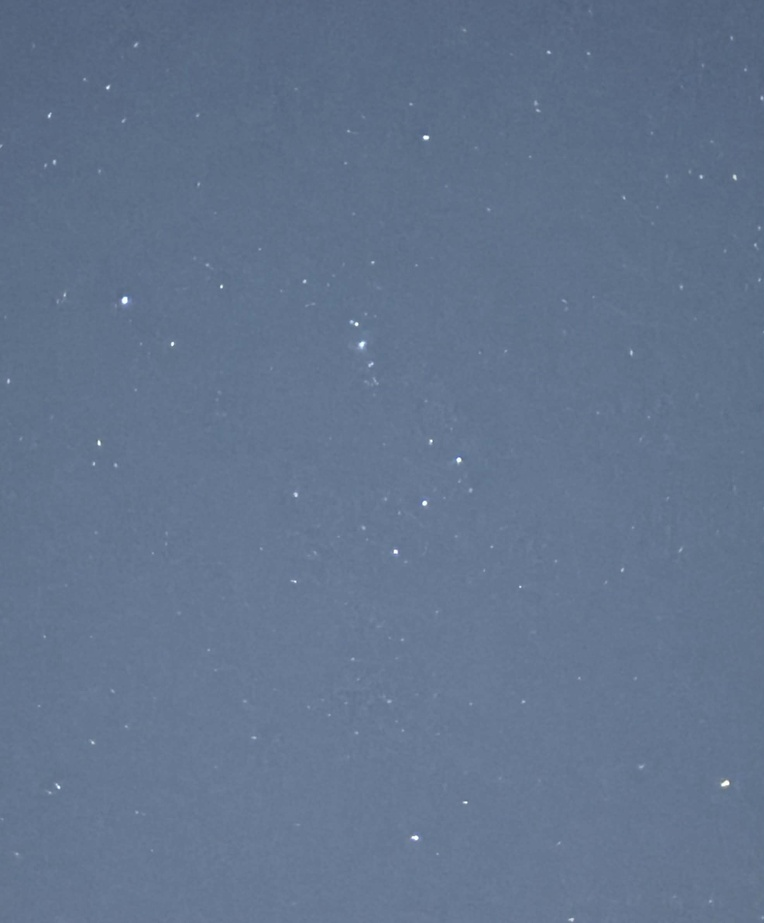
#> input picture identificator/pic/ea5e33a7-93ae-4caa-986e-395ae7d625f1.jfif, 764 x 923 px, shrunk from 1973 x 2383 before the run; its folder holds only this picture in this run
$ python -i star_detector.py   (imports and definitions only)
#> lines starting #> are read from the running program, lines starting #| are printed output that depends on the picture; after the words box and inside, x2 and y2 are one past the last pixel; in counts of white or black regions, pixels touching at a corner belong together
#> further down, picture is the input picture: shape (923, 764, 3); mean B, G, R 141.7, 116.2, 99.1
"""Star detection module (Python port of StarDetector.cpp/.h).

This module corresponds to the *Star Detector* block in your pipeline diagram.

Notes:
- Uses OpenCV (cv2) + NumPy.
- The uBody computation here matches the C++ placeholder: a simple pinhole
  model with assumed intrinsics (cx, cy, f). In a real system you should
  replace this with calibrated intrinsics + distortion correction.
"""

from __future__ import annotations

from dataclasses import dataclass
from typing import List, Optional, Tuple

import numpy as np

try:
    import cv2  # type: ignore
except ImportError as e:  # pragma: no cover
    raise ImportError(
        "OpenCV (cv2) is required for star_detector.py. Install with: pip install opencv-python"
    ) from e


@dataclass
class DetectedStar:
    # PRIMARY IDENTIFIER
    index: int
    uBody: np.ndarray  # shape (3,)

    # Support/intermediate data
    position: np.ndarray  # shape (2,) (x, y)
    intensity: float
    peak: int
    radius: float


def _normalize(v: np.ndarray, eps: float = 1e-12) -> np.ndarray:
    n = float(np.linalg.norm(v))
    if n < eps:
        raise ValueError("Cannot normalize near-zero vector")
    return v / n


def calculate_uBody(
    x: float,
    y: float,
    *,
    cx: float = 320.0,
    cy: float = 240.0,
    f: float = 500.0,
) -> np.ndarray:
    """Placeholder pinhole mapping from pixel (x,y) -> unit vector in camera/body frame.

    Mirrors the logic in the C++ demo:
        x_norm = (x - cx) / f
        y_norm = (y - cy) / f
        u = normalize([x_norm, y_norm, 1])

    Parameters are intentionally exposed so you can plug in your real intrinsics.
    """

    x_norm = (x - cx) / f
    y_norm = (y - cy) / f
    u = np.array([x_norm, y_norm, 1.0], dtype=float)
    return _normalize(u)


class StarDetector:
    """Detect stars by global thresholding + contouring + centroiding."""

    def __init__(self, sigma_threshold: float = 3.0, min_area: int = 2):
        self.sigma_threshold = float(sigma_threshold)
        self.min_area = int(min_area)

        # Default intrinsics used by calculate_uBody (same as C++ placeholder)
        self.cx = 320.0
        self.cy = 240.0
        self.f = 500.0

    def set_intrinsics(self, cx: float, cy: float, f: float) -> None:
        """Optional helper to set the intrinsics used for uBody."""
        self.cx = float(cx)
        self.cy = float(cy)
        self.f = float(f)

    def process(self, image: np.ndarray) -> List[DetectedStar]:
        """Run detection on an image.

        Args:
            image: Either grayscale (H,W) / (H,W,1) or BGR (H,W,3).

        Returns:
            List of DetectedStar objects.
        """

        # 1) Grayscale
        if image.ndim == 3 and image.shape[2] == 3:
            gray = cv2.cvtColor(image, cv2.COLOR_BGR2GRAY)
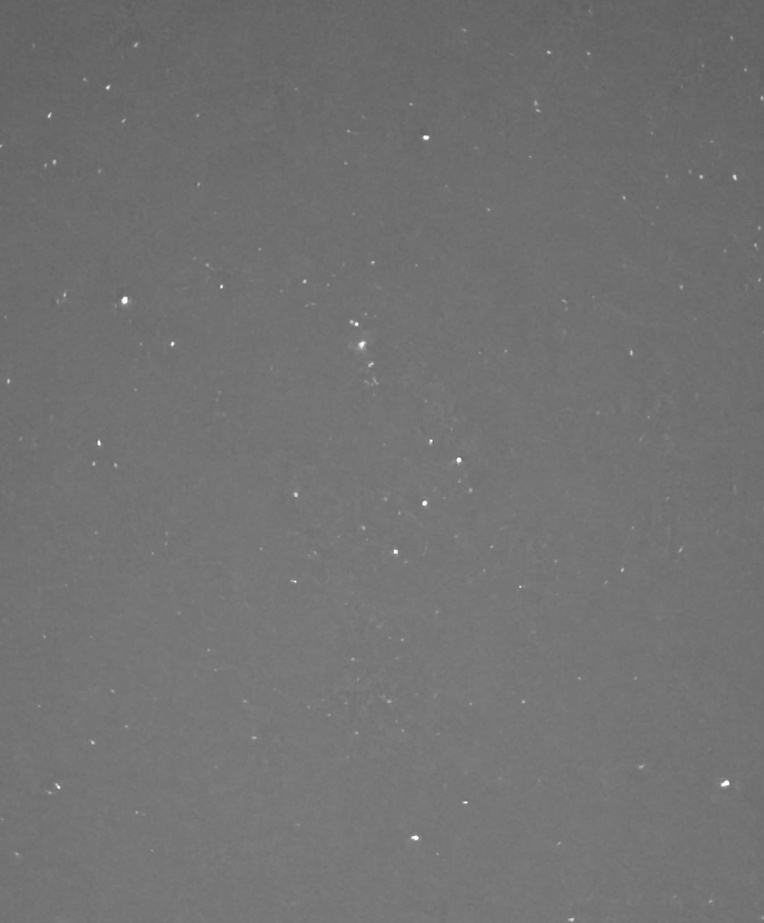
#> gray: shape (923, 764); min 93, max 254, mean 114
        elif image.ndim == 3 and image.shape[2] == 1:
            gray = image[:, :, 0].copy()
        else:
            gray = image.copy()

        if gray.dtype != np.uint8:
            # Keep consistent with the C++ flow where gray is 8-bit for thresholding.
            gray = np.clip(gray, 0, 255).astype(np.uint8)

        # 2) Global threshold: mean + sigma*std
        mean, std = cv2.meanStdDev(gray)
#> mean = [114]; std = [6.22]
        threshold_val = float(mean[0, 0] + self.sigma_threshold * std[0, 0])
#> threshold_val = 132.6
        threshold_val = min(threshold_val, 255.0)

        _, binary = cv2.threshold(gray, threshold_val, 255, cv2.THRESH_BINARY)
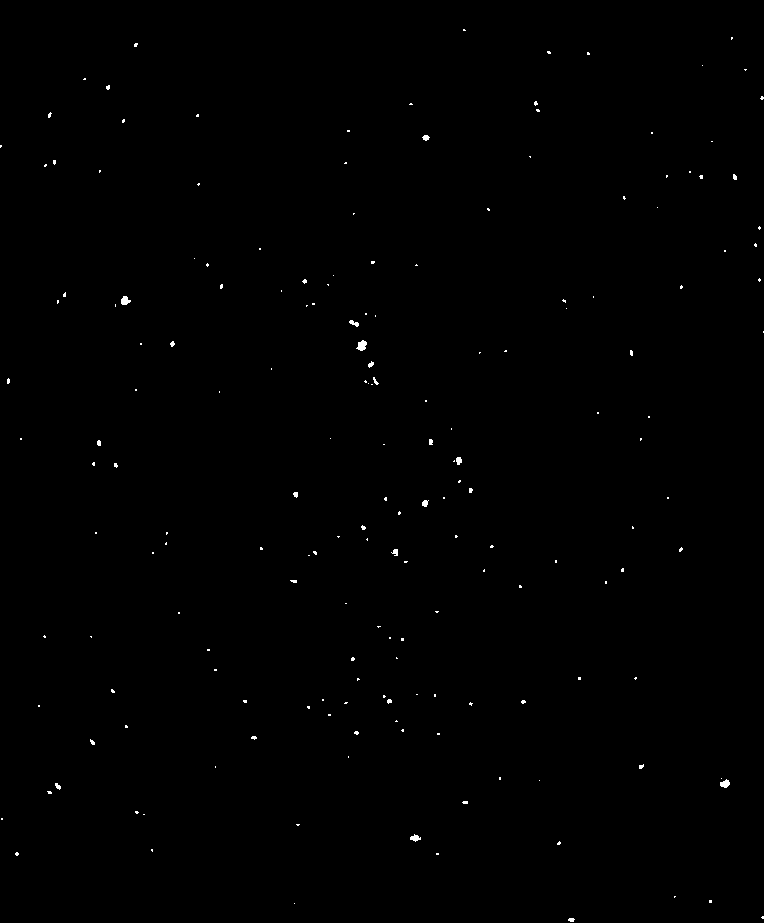
#> binary: shape (923, 764); 0.25% white in thin lines or dots

        # 3) Find contours
        contours, _hier = cv2.findContours(binary, cv2.RETR_EXTERNAL, cv2.CHAIN_APPROX_SIMPLE)
#> contours = 181 contours, 173 with area under 20; largest, box (x1, y1, x2, y2) and area: (356, 340, 367, 351) 62, (121, 296, 131, 305) 49, (720, 779, 730, 788) 47, (410, 834, 421, 842) 37, (456, 457, 462, 465) 27, (349, 320, 359, 327) 26, (422, 500, 429, 507) 24, (422, 135, 430, 141) 23

        detected: List[DetectedStar] = []
        star_id = 0

        # 4) For each contour: centroiding on ROI with local background subtraction
        for contour in contours:
            area = float(cv2.contourArea(contour))
            if area < self.min_area:
                continue

            x, y, w, h = cv2.boundingRect(contour)
            roi = gray[y : y + h, x : x + w]
            if roi.size == 0:
                continue

            roi_float = roi.astype(np.float32)
            bg_mean_roi = float(np.mean(roi_float))
            roi_sub = roi_float - bg_mean_roi
            roi_sub = np.maximum(roi_sub, 0.0)

            m00 = float(np.sum(roi_sub))
            if m00 == 0.0:
                continue

            # centroid
            # (m10, m01) equivalent: sum(x*I), sum(y*I) within ROI coords
            ys, xs = np.indices(roi_sub.shape)
            m10 = float(np.sum(xs * roi_sub))
            m01 = float(np.sum(ys * roi_sub))

            cx_local = m10 / m00
            cy_local = m01 / m00
            global_x = float(x + cx_local)
            global_y = float(y + cy_local)

            peak = int(np.max(roi))
            radius = float(np.sqrt(area / np.pi))

            u_body = calculate_uBody(global_x, global_y, cx=self.cx, cy=self.cy, f=self.f)

            detected.append(
                DetectedStar(
                    index=star_id,
                    uBody=u_body,
                    position=np.array([global_x, global_y], dtype=float),
                    intensity=m00,
                    peak=peak,
                    radius=radius,
                )
            )
            star_id += 1
#> this loop made 181 passes
#> contour on passes 40, 42, 43: [[322, 699], [322, 700], [323, 700], [323, 699]], [[434, 694], [434, 696], [435, 696], [435, 694]], [[416, 694], [417, 694]]

        return detected

>>> import cv2
>>> picture = cv2.imread('pic/ea5e33a7-93ae-4caa-986e-395ae7d625f1.jfif')
>>> result = StarDetector().process(picture)

$ run again, on identificator/pic/582c6e3a-69ee-41f7-8252-d1fc40381c92.png
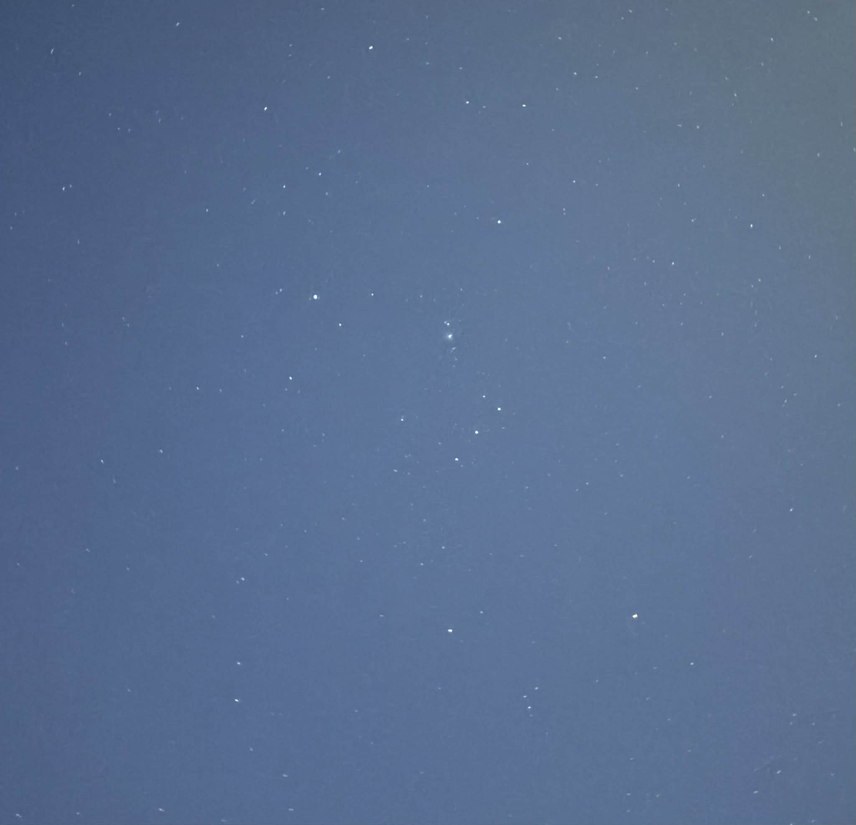
#> input picture identificator/pic/582c6e3a-69ee-41f7-8252-d1fc40381c92.png, 856 x 825 px, shrunk from 2048 x 1974 before the run
#> picture is the input picture: shape (825, 856, 3); mean B, G, R 143.8, 110.5, 89.7
#> in process, `gray = cv2.cvtColor(image, cv2.COLOR_BGR2GRAY)`:
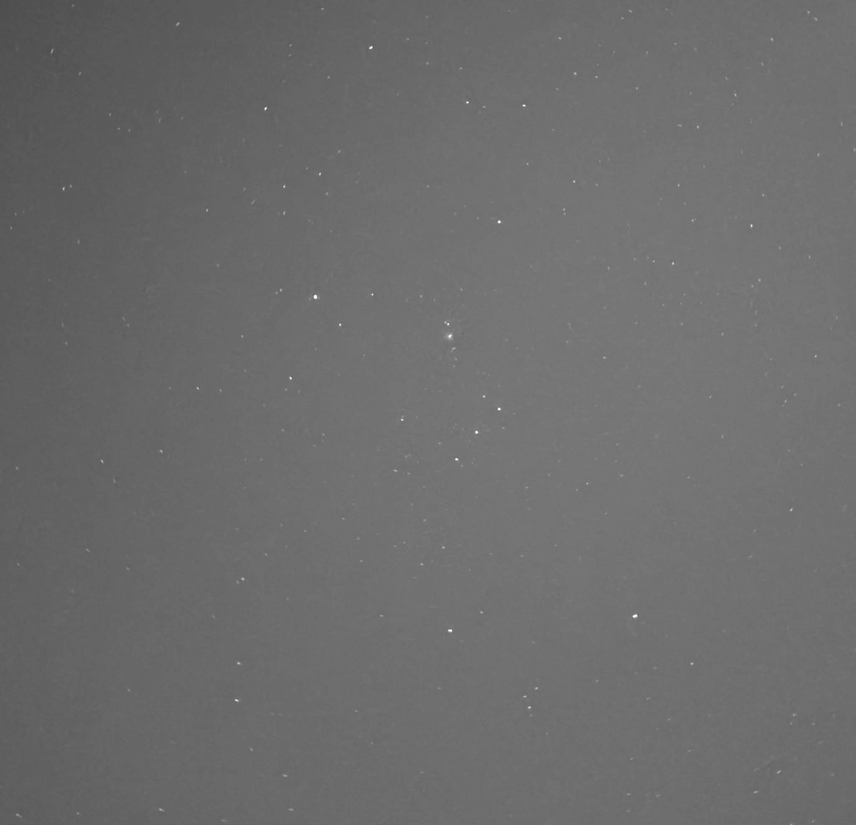
#> gray: shape (825, 856); min 76, max 255, mean 108.2
#> mean = [108.2]; std = [8.3]
#> threshold_val = 133.1
#> in process, `_, binary = cv2.threshold(gray, threshold_val, 255, cv2.THRESH_BINARY)`:
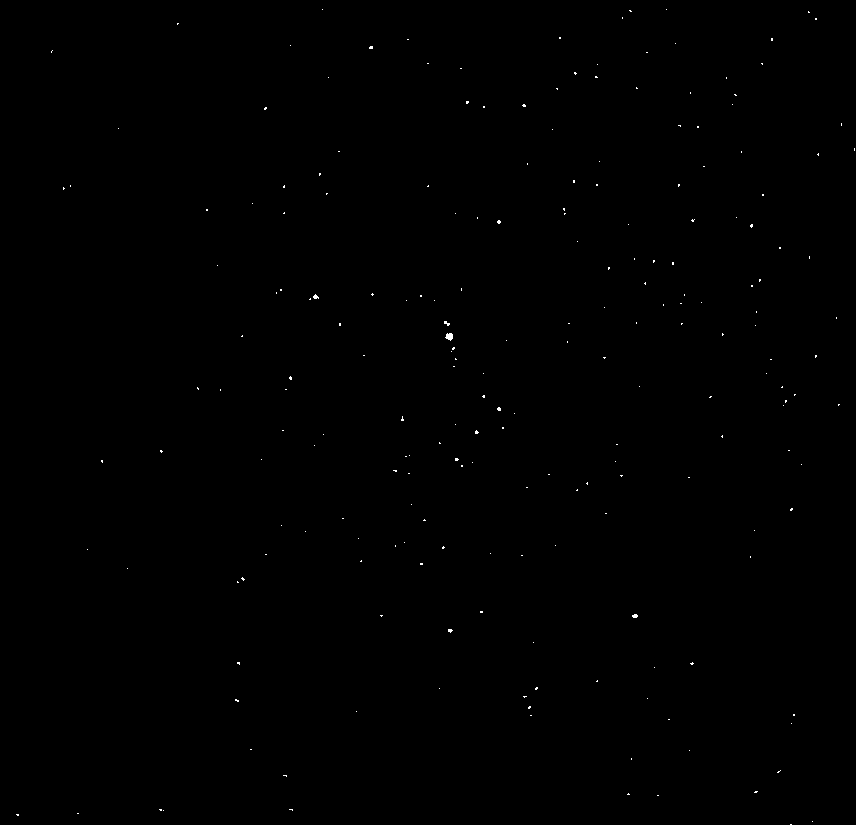
#> binary: shape (825, 856); 0.11% white in thin lines or dots
#> contours = 215 contours, 214 with area under 20; largest, box (x1, y1, x2, y2) and area: (445, 333, 453, 341) 34
#> the loop in process, `for contour in contours:` made 215 passes
#> (contour, area) on passes 1 to 3: ([[790, 824], [791, 824]], 0), ([[812, 821]], 0), ([[16, 814], [17, 815], [18, 815], [18, 814]], 1.5)
#> after the loop in process, `for contour in contours:`: detected = 37 items; star_id = 37
#> result = 37 items
